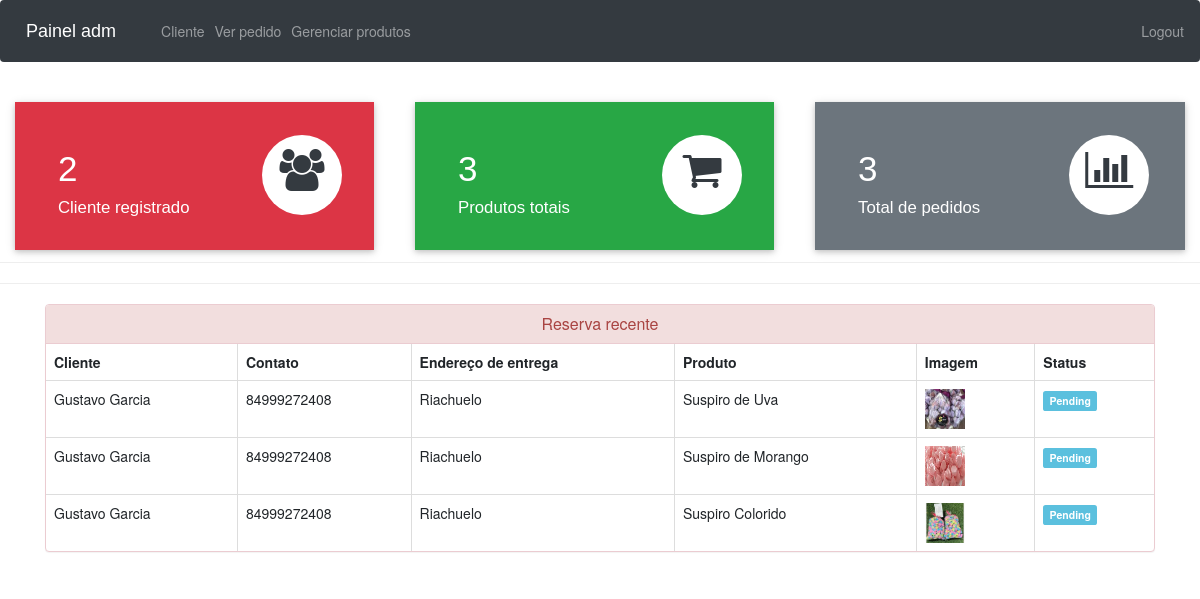
Before: /admin-dashboard (signed in) with the older database file.
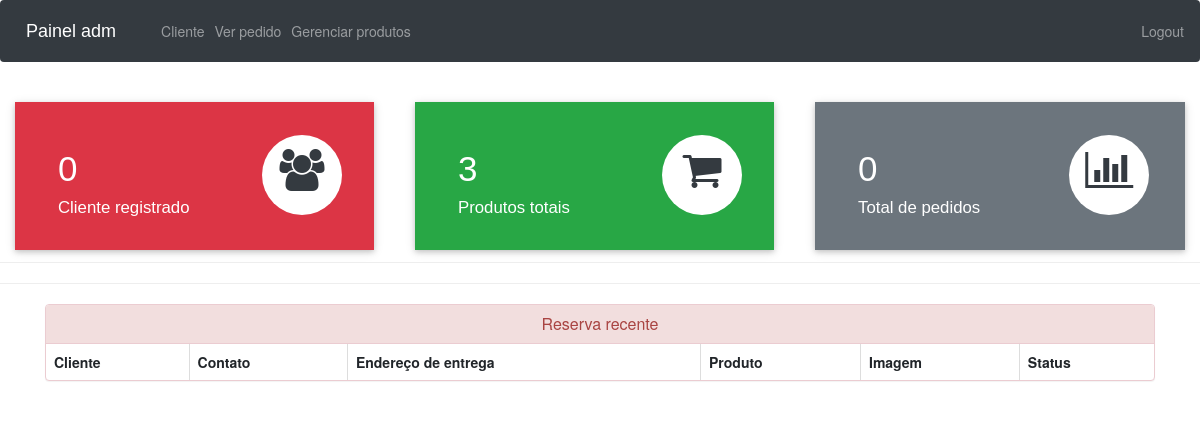
After: the same page with the newer database file.
### ecom/models.py (models this page shows, shortened)
class Customer(models.Model):
    user=models.OneToOneField(User,on_delete=models.CASCADE)
    profile_pic= models.ImageField(upload_to='profile_pic/CustomerProfilePic/',null=True,blank=True)
    address = models.CharField(max_length=40)
    mobile = models.CharField(max_length=20,null=False)
    @property
    def get_name(self):
        return self.user.first_name+" "+self.user.last_name

class Orders(models.Model):
    STATUS =(
        ('Pending','Pending'),
        ('Order Confirmed','Order Confirmed'),
        ('Out for Delivery','Out for Delivery'),
        ('Delivered','Delivered'),
    )
    customer=models.ForeignKey('Customer', on_delete=models.CASCADE,null=True)
    product=models.ForeignKey('Product',on_delete=models.CASCADE,null=True)
    email = models.CharField(max_length=50,null=True)
    address = models.CharField(max_length=500,null=True)
    mobile = models.CharField(max_length=20,null=True)
    order_date= models.DateField(auto_now_add=True,null=True)
    status=models.CharField(max_length=50,null=True,choices=STATUS)

class Product(models.Model):
    name=models.CharField(max_length=40)
    product_image= models.ImageField(upload_to='product_image/',null=True,blank=True)
    price = models.PositiveIntegerField()
    description=models.CharField(max_length=40)

### ecom/views.py (the view)
# urls.py: path('admin-dashboard', views.admin_dashboard_view,name='admin-dashboard'),
@login_required(login_url='adminlogin')
def admin_dashboard_view(request):
    customercount=models.Customer.objects.all().count()
    productcount=models.Product.objects.all().count()
    ordercount=models.Orders.objects.all().count()
    orders=models.Orders.objects.all()
    ordered_products=[]
    ordered_bys=[]
    for order in orders:
        ordered_product=models.Product.objects.all().filter(id=order.product.id)
        ordered_by=models.Customer.objects.all().filter(id = order.customer.id)
        ordered_products.append(ordered_product)
        ordered_bys.append(ordered_by)
    mydict={
    'customercount':customercount,
    'productcount':productcount,
    'ordercount':ordercount,
    'data':zip(ordered_products,ordered_bys,orders),
    }
    return render(request,'ecom/admin_dashboard.html',context=mydict)

### templates/ecom/admin_dashboard.html
{% extends 'ecom/admin_base.html' %}
{% load static %}
{% block content %}
<br>
{%include 'ecom/admin_dashboard_cards.html'%}
<br><br><br><br><br>
<hr><hr>
<div class="container" >
    <div class="panel panel-danger" >
      <div class="panel-heading" style="text-align:center;">
        <h6 class="panel-title">Reserva recente</h6>
      </div>
      <table class="table table-hover table-bordered" id="dev-table">
        <thead>
          <tr>
            <th>Cliente</th>
            <th>Contato</th>
            <th>Endereço de entrega</th>
            <th>Produto</th>
            <th>Imagem</th>
            <th>Status</th>
          </tr>
        </thead>
        {% for product,customer,order in data %}
        <tr>
          {% for c in customer %}
          <td> {{c.get_name}}</td>
          <td>{{c.mobile}}</td>
          <td>{{order.address}}</td>
          {% endfor %}
          {% for p in product %}
          <td> {{p.name}}</td>
          <td> <img src="{% static p.product_image.url %}" alt="Profile Pic" height="40px" width="40px" /></td>
          {% if order.status == 'Pending'%}
          <td> <span class="label label-info">{{order.status}}</span></td>
          {% elif order.status == 'Delivered' %}
          <td> <span class="label label-success">{{order.status}}</span></td>
          {% elif order.status == 'Out for Delivery' %}
          <td> <span class="label label-warning">{{order.status}}</span></td>
          {%else%}
            <td> <span class="label label-primary">{{order.status}}</span></td>
          {%endif%}
          {% endfor %}
        </tr>
        {% endfor %}
      </table>
  </div>
</div>
{% endblock content %}

Changed rows visible on the page:
removed Orders: address "Riachuelo", status "Pending"
removed Customer: get_name "Gustavo Garcia", mobile "84999272408"
no longer on this page (row unchanged): Product: name "Suspiro de Uva", product_image (picture)
removed Orders: address "Riachuelo", status "Pending"
no longer on this page (row unchanged): Product: name "Suspiro de Morango", product_image (picture)
removed Orders: address "Riachuelo", status "Pending"
no longer on this page (row unchanged): Product: name "Suspiro Colorido", product_image (picture)
Other visible differences:
{{ customercount }}: "2" → "0"
{{ ordercount }}: "3" → "0"
